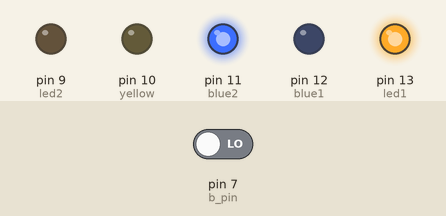
Simulated run of this sketch. Board: Arduino Uno, built with avr-gcc and run on an emulated ATmega328P. Shown: output pins drawn as LEDs (lit = HIGH). The test bench sets the inputs (shaded band); at power-on: pin 7 (b_pin) LOW.

Above: at 1.2 s.
1.3 s: pin 7 (b_pin) driven HIGH
At 2.1 s:
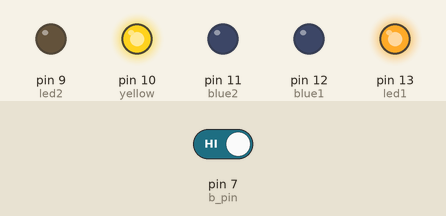
At 3.7 s:
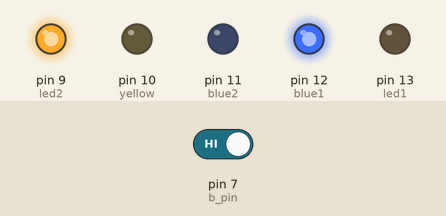
4.3 s: pin 7 (b_pin) driven LOW
At 8.7 s:
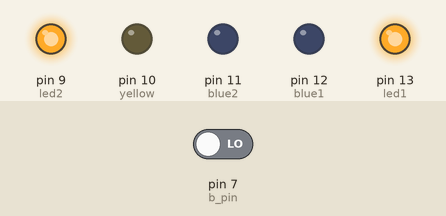
Timing chart, 0 to 11.8 s (numbered marks = the images above; inputs shaded):
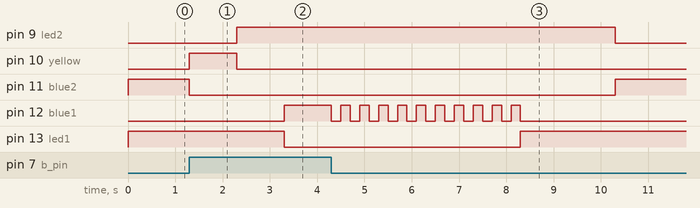

The sketch:

prog3-2.ino
```cpp
//岩永拓也　17232016
int b_pin = 7;
int state = 0;

int blue1=12;
int led1=13; // LEDのピン番号
int blue2=11;
int led2=9;
int yellow=10;

int yflag=0;
int rflag2=0;
int bflag1=0;
int rflag1=0;
int i=0;

void setup() {
  // put your setup code here, to run once:
  Serial.begin(38400);
  pinMode(b_pin, INPUT);
  pinMode(led1, OUTPUT);
  pinMode(blue1, OUTPUT);
  pinMode(led2, OUTPUT);
  pinMode(blue2, OUTPUT);
  pinMode(yellow, OUTPUT);

}

void loop() {
  // put your main code here, to run repeatedly:
  state = digitalRead(b_pin);  // ピンよりデータ取得
  if(state == 1){
    digitalWrite(blue2,LOW);
    if(yflag==0){
      digitalWrite(yellow,HIGH);
      delay(1000);
    }
    digitalWrite(yellow,LOW);
    yflag=1;
    digitalWrite(led2,HIGH);
    if(rflag2==0){delay(1000);}
    rflag2=1;
    digitalWrite(led1,LOW);
    digitalWrite(blue1,HIGH);
    bflag1=1;
    rflag1=1;
  }else{
    if(bflag1==1){
      for(i=0;i<10;i++){
        digitalWrite(blue1,LOW);
        delay(200);
        digitalWrite(blue1,HIGH);
        delay(200);
        }
      }
    digitalWrite(blue1,LOW);
    digitalWrite(led1,HIGH);
    if(rflag1==1){delay(2000);}
    digitalWrite(led2,LOW);
    digitalWrite(blue2,HIGH);
    yflag=0;
    rflag2=0;
    bflag1=0;
    rflag1=0;
  }
}
```

Measured:
- after the input at 1.3 s, pin 9 (led2): LOW → HIGH after 1.0 s; pin 10 (yellow): LOW → HIGH at once, → LOW 1.0 s later; pin 11 (blue2): HIGH → LOW at once; pin 12 (blue1): LOW → HIGH after 2.0 s; pin 13 (led1): HIGH → LOW after 2.0 s
- after the input at 4.3 s, pin 9 (led2): HIGH → LOW after 6.0 s; pin 11 (blue2): LOW → HIGH after 6.0 s; pin 12 (blue1): alternates HIGH for 0.20 s and LOW for 0.20 s, 21 changes in all, then stays LOW, starting at once; pin 13 (led1): LOW → HIGH after 4.0 s
